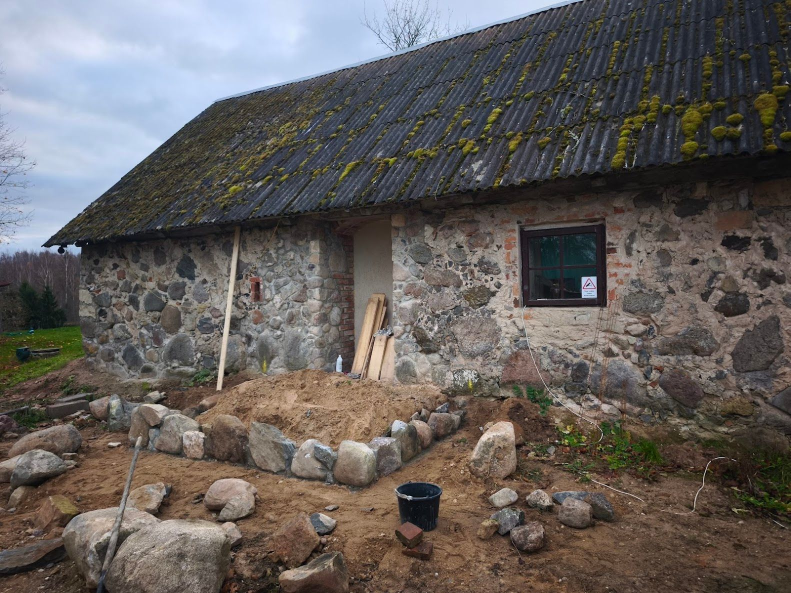
#> input picture c4d_kalibracija/maja.jpg, 1581 x 1186 px (shown at 1/2 size)
$ python aprekins_solve.py
#> lines starting #> are read from the running program, lines starting #| are printed output that depends on the picture
import numpy as np
from PIL import Image, ImageDraw
W,H=1581,1186; cx,cy=W/2,H/2
def inter(a,b,c,d):
    l1=np.cross([*a,1],[*b,1]); l2=np.cross([*c,1],[*d,1]); p=np.cross(l1,l2); return p[:2]/p[2]
# along-wall lines: eave/wall-top and wall base
vp1=inter((160,490),(1550,340),(165,700),(1450,835))
# perpendicular ground line: side row of foundation stones
vp2=inter((830,910),(920,860),(0,vp1[1]),(1,vp1[1]))
f=np.sqrt(-((vp1[0]-cx)*(vp2[0]-cx)+(vp1[1]-cy)*(vp2[1]-cy)))
print('vp1',vp1,'vp2',vp2,'f px',f,'focal36',36*f/W,'hfov',np.degrees(2*np.arctan(cx/f)))
d1=np.array([vp1[0]-cx,-(vp1[1]-cy),f]);d1/=np.linalg.norm(d1)   # world -X in cam coords (x right,y up,z fwd)
d2=np.array([vp2[0]-cx,-(vp2[1]-cy),f]);d2/=np.linalg.norm(d2)   # world +Z
X=-d1; Z=d2; Y=np.cross(Z,X)  # left-handed: Y = Z x X
R=np.stack([X,Y,Z])  # rows: world axes in cam coords -> cam->world: v_w = R @ v_c
print('Y axis',Y)
camh=160.0
# wall base point at image centre column
yb=700+(835-700)/(1450-165)*(cx-165)
ray=np.array([0,-(yb-cy),f]); rw=R@ray
t=-camh/rw[1]; P=np.array([0,camh,0])+t*rw
camZ=-P[2]  # wall plane at Z=0
cam=np.array([0,camh,camZ])
print('cam pos',cam)
fwd=R@np.array([0,0,1]); right=R@np.array([1,0,0]); up=R@np.array([0,1,0])
print('right',right,'up',up,'fwd',fwd, 'heading deg',np.degrees(np.arctan2(fwd[0],fwd[2])))
def proj(p):
    v=R.T@(np.array(p)-cam); return (cx+f*v[0]/v[2], cy-f*v[1]/v[2])
im=Image.open('maja.jpg').convert('RGB'); d=ImageDraw.Draw(im)
#> further down, im is the input picture: PIL image 1581x1186 RGB; mean R, G, B 100.7, 95.5, 92.7
for x in range(-1500,1001,100): d.line([proj((x,0,0)),proj((x,400,0))],fill=(0,255,255),width=2)
for y in range(0,401,50): d.line([proj((-1500,y,0)),proj((1000,y,0))],fill=(0,255,255),width=2)
for x in range(-1500,1001,100): d.line([proj((x,0,0)),proj((x,0,max(-500,cam[2]+50+x*0.62)))],fill=(255,0,255),width=2)
#> this loop made 26 passes
for z in range(-500,1,100):
    xmax=min(1000, (z-cam[2])*fwd[2]/(-fwd[0])-50 if fwd[0]<0 else 1000)
    d.line([proj((-1500,0,z)),proj((xmax,0,z))],fill=(255,0,255),width=2)
#> this loop made 6 passes
d.line([(0,vp1[1]),(W,vp1[1])],fill=(255,255,0),width=2)
im.save('parbaude_rezgis.jpg')
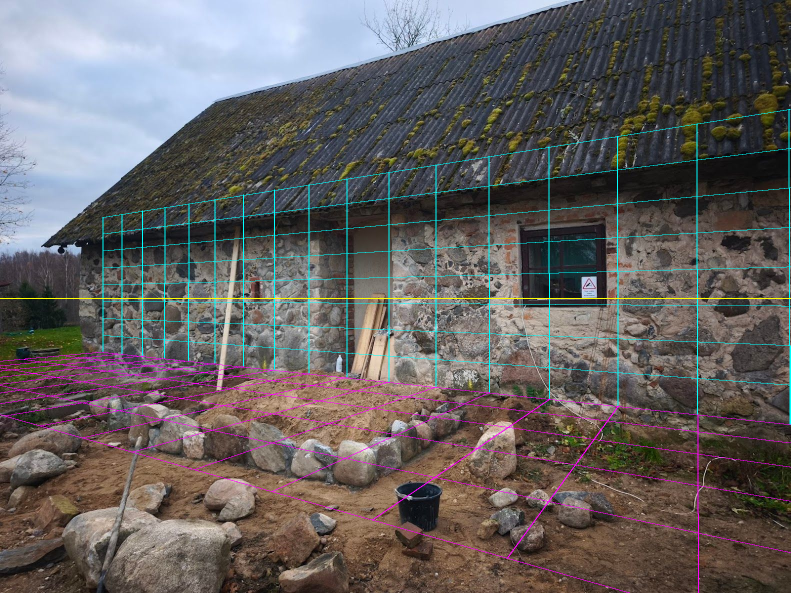
#> saved as parbaude_rezgis.jpg: PIL image 1581x1186 RGB (shown at 1/2 size); mean R, G, B 101.3, 97.2, 96.7
